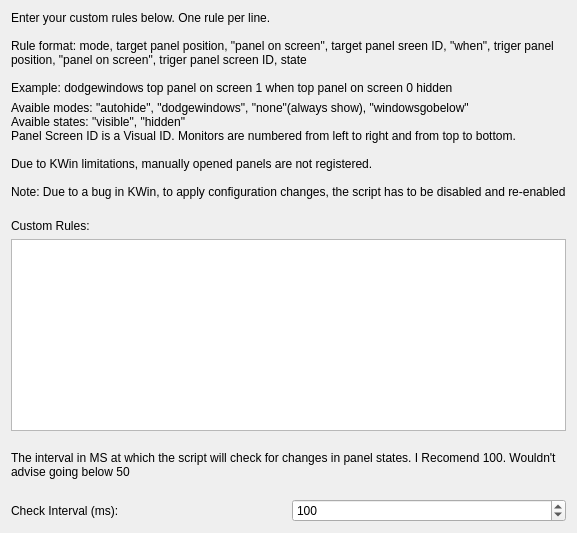
<?xml version="1.0" encoding="UTF-8"?>
<ui version="4.0">
 <class>CustomPanelLogicConfig</class>
 <widget class="QWidget" name="CustomPanelLogicConfig">
  <layout class="QVBoxLayout" name="verticalLayout">
   
   <item>
    <widget class="QLabel" name="instructionsLabel">
     <property name="text">
      <string>Enter your custom rules below. One rule per line.

Rule format: mode, target panel position, "panel on screen", target panel sreen ID, "when", triger panel position, "panel on screen", triger panel screen ID, state 

Example: dodgewindows top panel on screen 1 when top panel on screen 0 hidden</string>
     </property>
     <property name="wordWrap">
      <bool>true</bool>
     </property>
    </widget>
   </item>

   <item>
    <widget class="QLabel" name="instructionsLabel">
     <property name="text">
      <string>Avaible modes: "autohide", "dodgewindows", "none"(always show), "windowsgobelow"
Avaible states: "visible", "hidden"
Panel Screen ID is a Visual ID. Monitors are numbered from left to right and from top to bottom.

Due to KWin limitations, manually opened panels are not registered.

Note: Due to a bug in KWin, to apply configuration changes, the script has to be disabled and re-enabled
      </string>
     </property>
     <property name="wordWrap">
      <bool>true</bool>
     </property>
    </widget>
   </item>

   <item>
    <widget class="QLabel" name="label_CustomLogic">
     <property name="text">
      <string>Custom Rules:</string>
     </property>
    </widget>
   </item>
   <item>
    <widget class="QPlainTextEdit" name="kcfg_CustomLogic">
     <property name="toolTip">
      <string>List your rules here.</string>
     </property>
    </widget>
   </item>

   <item>
    <widget class="QLabel" name="instructionsLabel">
     <property name="text">
      <string>
The interval in MS at which the script will check for changes in panel states. I Recomend 100. Wouldn't advise going below 50
      </string>
     </property>
     <property name="wordWrap">
      <bool>true</bool>
     </property>
    </widget>
   </item>

   <item>
    <layout class="QHBoxLayout" name="horizontalLayout">
     <item>
      <widget class="QLabel" name="label_TimerInterval">
       <property name="text">
        <string>Check Interval (ms):</string>
       </property>
      </widget>
     </item>
     <item>
      <widget class="QSpinBox" name="kcfg_TimerInterval">
       <property name="minimum">
        <number>10</number>
       </property>
       <property name="maximum">
        <number>5000</number>
       </property>
       <property name="value"> 
        <number>100</number>
       </property>
      </widget>
     </item>
    </layout>
   </item>

  </layout>
 </widget>
 <resources/>
 <connections/>
</ui>
